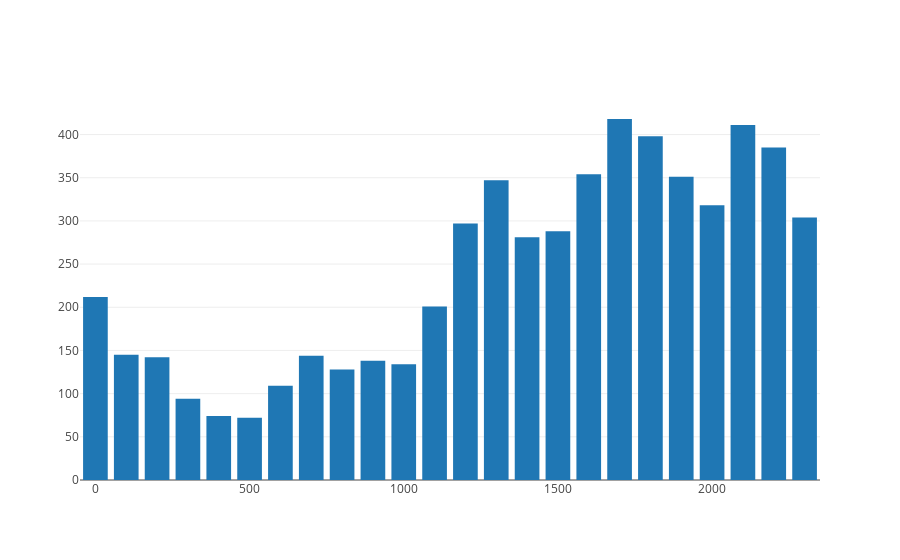

The cell this chart's notebook holds for it:
### Code cell
data = [trace6]
layout = go.Layout(
    barmode='stack'
)

fig = go.Figure(data=data, layout=layout)
py.offline.iplot(fig)

### Figure 1 — Plotly figure (JSON) as saved in the notebook; plotly's stock layout.template omitted (floating-point values rounded to 4 significant figures)
{"data": [{"name": "Accidents by Hour on Friday", "type": "bar", "uid": "3d1b9ab9-9a42-44ba-9cc8-8042e2b7584b", "x": ["0000", "0100", "0200", "0300", "0400", "0500", "0600", "0700", "0800", "0900", "1000", "1100", "1200", "1300", "1400", "1500", "1600", "1700", "1800", "1900", "2000", "2100", "2200", "2300"], "y": [212, 145, 142, 94, 74, 72, 109, 144, 128, 138, 134, 201, 297, 347, 281, 288, 354, 418, 398, 351, 318, 411, 385, 304]}], "layout": {"barmode": "stack"}}
